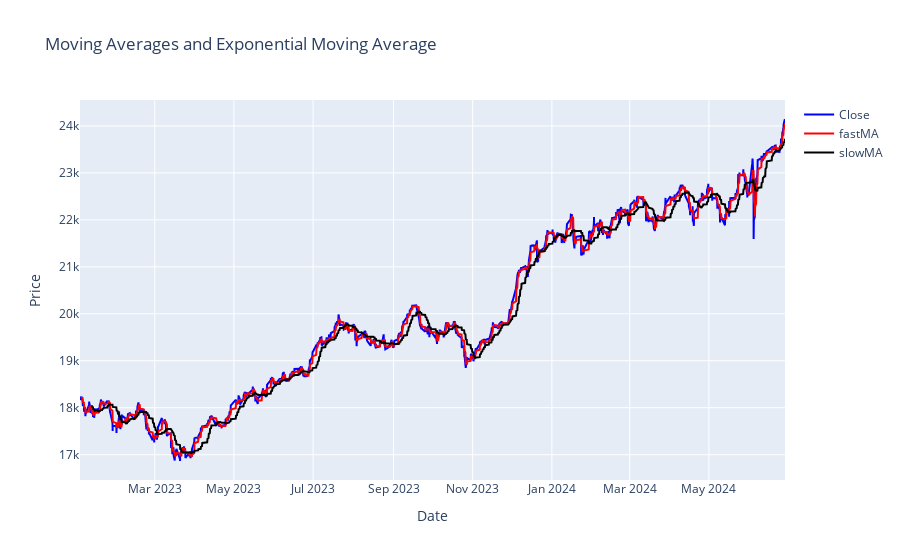

The notebook cell this image was saved under:
### Code cell
import plotly.graph_objects as go
fig = go.Figure()
fig.add_trace(go.Scatter(x=data.index, y=data['Close'], name='Close', line=dict(color='blue')))
fig.add_trace(go.Scatter(x=data.index, y=data['smaFast'], name='fastMA', line=dict(color='red')))
fig.add_trace(go.Scatter(x=data.index, y=data['smaSlow'], name='slowMA', line=dict(color='black')))
# Update layout
fig.update_layout(title='Moving Averages and Exponential Moving Average',
                  xaxis_title='Date',
                  yaxis_title='Price')

# # Show the plot
# fig.show()

### Figure 1 — Plotly figure (JSON) as saved in the notebook; plotly's stock layout.template omitted (floating-point values rounded to 4 significant figures; data arrays with more than 128 entries replaced by an {"elided": "..."} marker saying what was removed)
{"data": [{"line": {"color": "blue"}, "name": "Close", "type": "scatter", "x": {"elided": "2555 str values"}, "y": {"elided": "2555 float values"}}, {"line": {"color": "red"}, "name": "fastMA", "type": "scatter", "x": {"elided": "2555 str values"}, "y": {"elided": "2555 float values"}}, {"line": {"color": "black"}, "name": "slowMA", "type": "scatter", "x": {"elided": "2555 str values"}, "y": {"elided": "2555 float values"}}], "layout": {"title": {"text": "Moving Averages and Exponential Moving Average"}, "xaxis": {"title": {"text": "Date"}}, "yaxis": {"title": {"text": "Price"}}}}
